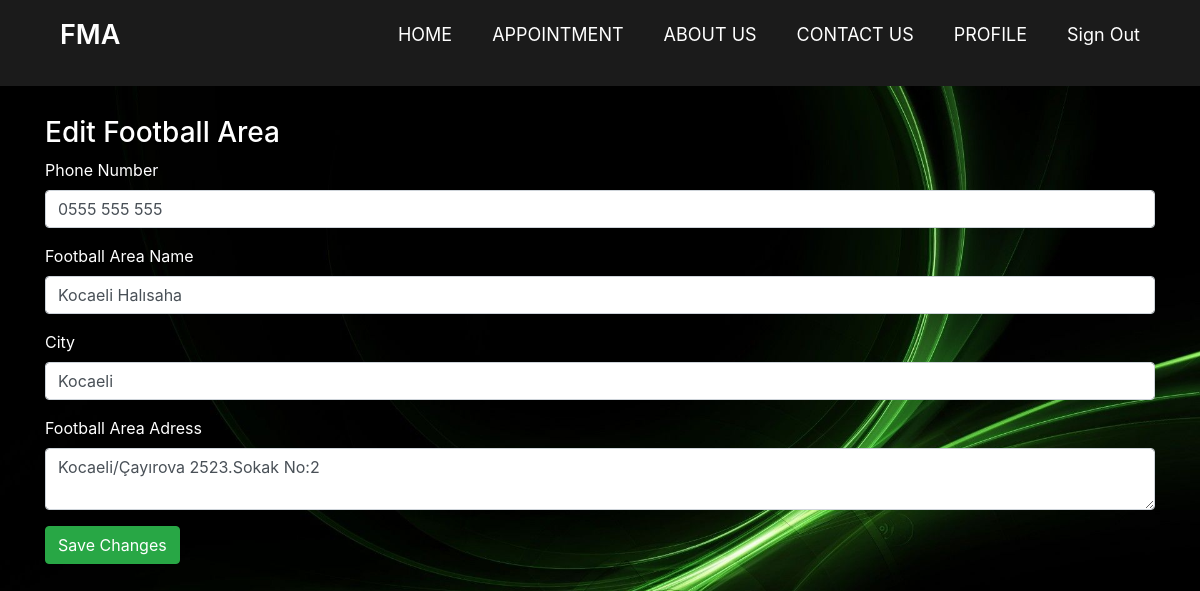
/editFootballArea (signed in), run on the app's committed database.
### web.py (models this page shows)
class FootballArea(db.Model):
    id = db.Column(db.Integer,primary_key = True)
    OwnerName = db.Column(db.String(80))
    OwnerNumber = db.Column(db.String(80))
    AreaName = db.Column(db.String(80))
    LikeCoun = db.Column(db.Integer)
    City = db.Column(db.String(80))
    adress = db.Column(db.Text)
    users_id = db.Column(db.Integer, db.ForeignKey('users.id'))
    clocks = db.relationship('Clocks',backref = 'owner_area')

### web.py (the view)
@app.route("/editFootballArea")
def editFootballArea():
    global currentUser
    user = Users.query.filter_by(id = currentUser).first()
    id = user.football_areas[0].id
    area = FootballArea.query.filter_by(id = id).first()
    return render_template("editFootballArea.html",area=area)

### templates/editFootballArea.html (shortened to what this page needs)
<!DOCTYPE html>
<html>
<head>
<link rel="stylesheet" href="https://maxcdn.bootstrapcdn.com/bootstrap/4.0.0/css/bootstrap.min.css">
<link rel="stylesheet" type="text/css" href="/static/addFootballArea.css">
</head>
<body>
  <nav>
    <div class="logo">
FMA</div>
    <ul>
<li><a href="/homepage">HOME</a></li>
<li>
        <a href="/appointment">APPOINTMENT</a>
</li>
<li><a href="/aboutus">ABOUT US</a></li>
<li><a href="/contactus">CONTACT US</a></li>
<li><a href="/myprofil">PROFILE</a></li>
{% if  id != 0 %}
      <li><a href="/signout">Sign Out</a></li>
    {% endif %}
</ul>
</nav>
    <div style ="margin-Top:30px" class="container">
        <h3 style="color:white;">Edit Football Area</h3>
        <form action="/editArea" method="POST">
          <div class="form-group">
            <label style="color: white;" for="formGroupExampleInput">Phone Number</label>
            <input type="text"  name="owner_number" class="form-control" id="formGroupExampleInput" placeholder="Enter Phone Number" value="{{area.OwnerNumber}}" >
          </div>
            <div class="form-group">
                <label style="color: white;" for="formGroupExampleInput">Football Area Name</label>
                <input type="text"  name="area_name" class="form-control" id="formGroupExampleInput" placeholder="Enter Area Name" value="{{area.AreaName}}">
              </div>
              <div class="form-group">
                <label style="color: white;" for="formGroupExampleInput">City</label>
                <input type="text"  name="city" class="form-control" id="formGroupExampleInput" placeholder="Enter City" value="{{area.City}}">
              </div>
              <div class="form-group">
                <label style="color: white;" for="formGroupExampleInput2">Football Area Adress</label>
                <textarea type="text"  name="adress" class="form-control" id="formGroupExampleInput2" placeholder="Enter Adress " >{{area.adress}}</textarea>
              </div>
              <button type="submit" class ="btn btn-success">Save Changes</button>
        </form><br>
</body>
</html>

### static/addFootballArea.css (style rules this page uses)
body { background: url(/static/images/back2.jpg) no-repeat; background-size:cover; margin: 0; padding: 0; }
nav { background: #1b1b1b; width:auto; }
nav:after { content: ''; clear: both; display: table; }
nav .logo { float: left; color: white; font-size: 27px; font-weight: 600; line-height: 70px; padding-left: 60px; }
nav ul { float: right; margin-right: 40px; list-style: none; position: relative; }
nav ul li { float: left; display: inline-block; background: #1b1b1b; margin: 0 5px; }
nav ul li a { color: white; line-height: 70px; text-decoration: none; font-size: 18px; padding: 8px 15px; }

### data on the page
FootballArea: owner_number "0555 555 555", area_name "Kocaeli Halısaha", city "Kocaeli", adress "Kocaeli/Çayırova 2523.Sokak No:2"
